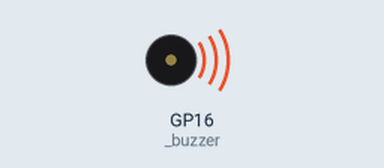
Simulated run of this program. Board: Raspberry Pi Pico running MicroPython. On the bench: buzzer (waves = sounding).

Above: at 0.5 s.
Timing chart, 0 to 4.6 s (numbered marks = the images above):
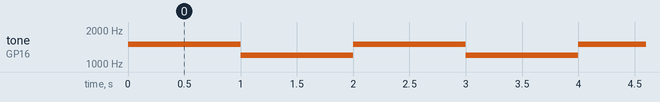

Measured:
- by itself, tone on GP16 (_buzzer): alternates 1500 Hz for 1.0 s and 1200 Hz for 1.0 s

The program:

03_buzzer.py
```python
from machine import Pin, PWM
import time

class Buzzer():
    def __init__(self):
        self._buzzer = PWM(Pin(16, Pin.OUT))

    def playtone(self, frequency):
        self._buzzer.duty_u16(60000)
        self._buzzer.freq(frequency)

    def sound(self):
        buzzer.playtone(1500)


    def bequiet(self):
        self._buzzer.duty_u16(0)

if __name__ == '__main__':
    buzzer = Buzzer()
    try:
        while True:
            buzzer.playtone(1500)
            time.sleep(1)
            buzzer.playtone(1200)
            time.sleep(1)
    except KeyboardInterrupt:
        buzzer.bequiet()
```
